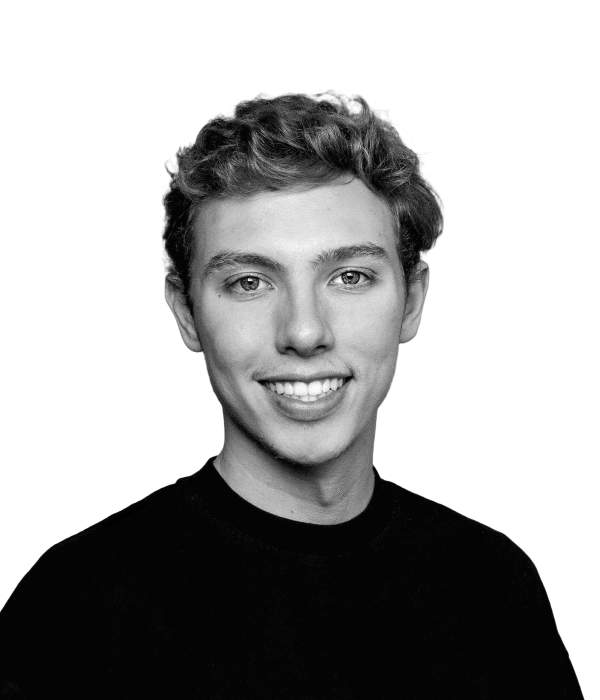
#> input picture assets/hosts/mark-bw.webp, 1200 x 1400 px, found by its file name (shown at 1/2 size); its folder holds 2 pictures in this run
$ python halftone.py
#> lines starting #> are read from the running program, lines starting #| are printed output that depends on the picture
"""Newsprint halftone hosts for direction C: black dots on transparent, dot area = darkness."""
import sys
import numpy as np
from PIL import Image, ImageDraw, ImageFilter

CELL, LIFT, GAMMA = 8, 0.22, 1.45
for who in ("mark", "simon"):
    src = Image.open(f"assets/hosts/{who}-bw.webp").convert("RGBA")
#> src is the input picture: PIL image 1200x1400 RGBA; mean R, G, B, A 26, 26, 26, 112.4
    W, H = src.size
#> W = 1200; H = 1400
    S = 3
    g = np.asarray(src.convert("L").filter(ImageFilter.GaussianBlur(1.2))).astype(np.float32) / 255
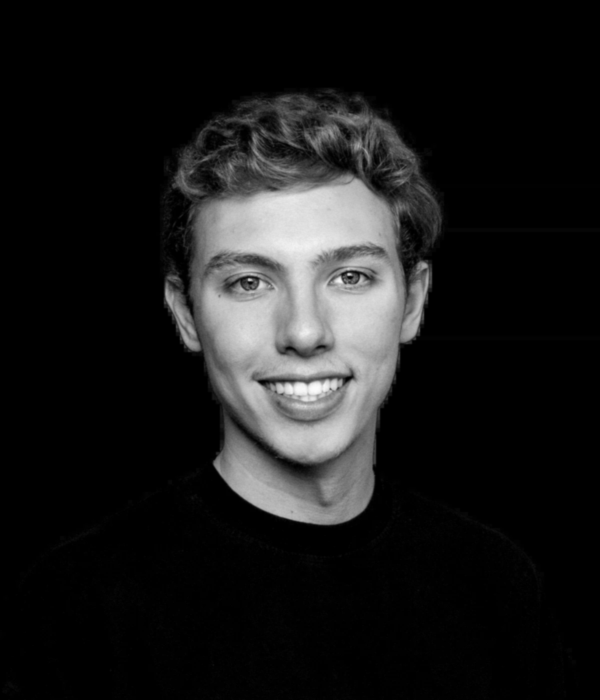
#> g: shape (1400, 1200) float32 (shown at 1/2 size); min 0, max 0.988, mean 0.102
    a = np.asarray(src.getchannel("A")).astype(np.float32) / 255
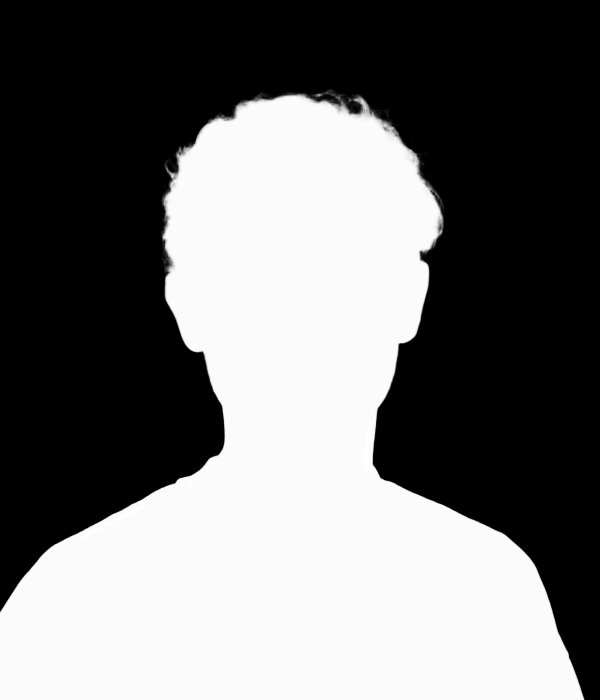
#> a: shape (1400, 1200) float32 (shown at 1/2 size); min 0, max 1, mean 0.441
    out = Image.new("L", (W * S, H * S), 0)
#> out: PIL image 3600x4200 L; every value is 0
    d = ImageDraw.Draw(out)
    ca = sa = np.sqrt(0.5)
    R = int(max(W, H) * 1.5)
#> R = 2100
    for i in range(-R // CELL, R // CELL):
        for j in range(-R // CELL, R // CELL):
            u, v = i * CELL, j * CELL
            x, y = W / 2 + u * ca - v * sa, H / 2 + u * sa + v * ca
            if not (0 <= x < W and 0 <= y < H):
                continue
            xi, yi = int(x), int(y)
            if a[yi, xi] < 0.35:
                continue
            dark = np.clip((1 - g[yi, xi] - LIFT) / (1 - LIFT), 0, 1) ** GAMMA
            r = CELL * 0.78 * np.sqrt(dark)
            if r < 0.45:
                continue
            d.ellipse([(x - r) * S, (y - r) * S, (x + r) * S, (y + r) * S], fill=255)
    mask = np.asarray(out.resize((W, H), Image.LANCZOS)).astype(np.float32)
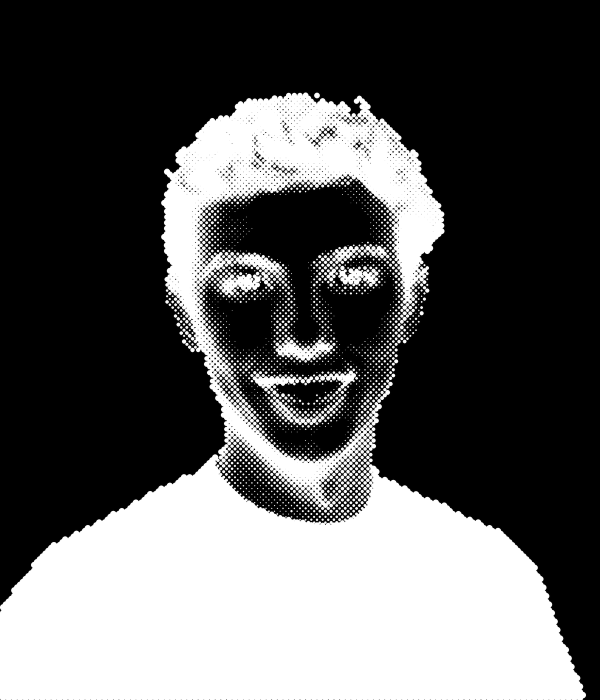
#> mask: shape (1400, 1200) float32 (shown at 1/2 size); min 0, max 255, mean 89.1
    m = np.minimum(mask, (a > 0.35) * 255)
    res = Image.new("RGBA", (W, H), (10, 10, 10, 0))
    res.putalpha(Image.fromarray(m.astype(np.uint8)))
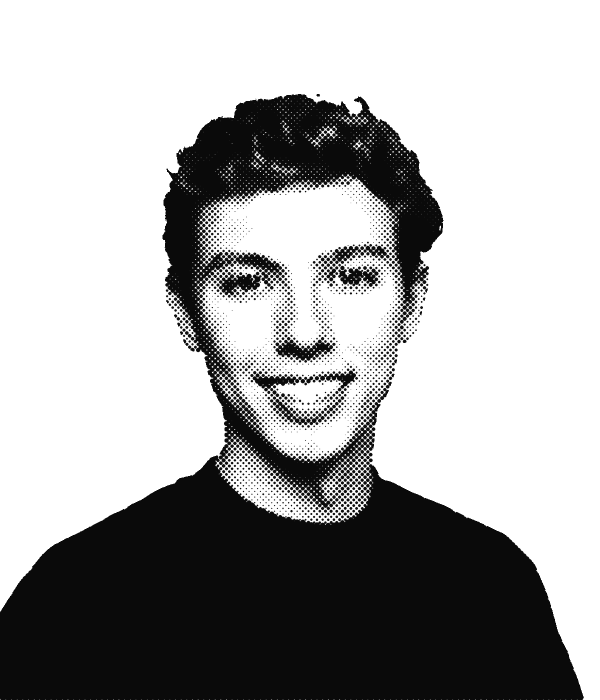
#> res: PIL image 1200x1400 RGBA (shown at 1/2 size); mean R, G, B, A 10, 10, 10, 88.2; transparent parts drawn white
    res.save(f"assets/hosts/{who}-halftone.webp", "WEBP", quality=92, method=6)
    print(who, "ok")
#> pass 2 of the loop `for who in ("mark", "simon"):`:
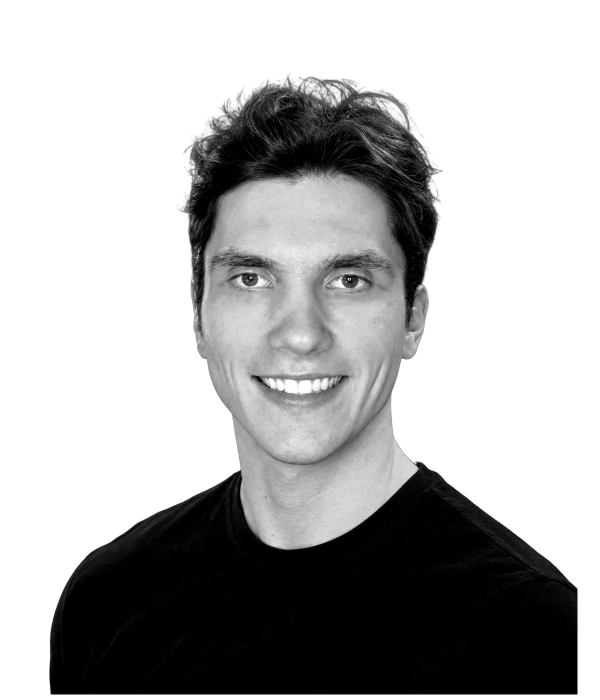
#> input picture assets/hosts/simon-bw.webp, 1200 x 1400 px, found by its file name (shown at 1/2 size)
#> src is the input picture: PIL image 1200x1400 RGBA; mean R, G, B, A 29.6, 29.6, 29.6, 108
#> `mask = np.asarray(out.resize((W, H), Image.LANCZOS)).astype(np.float32)`:
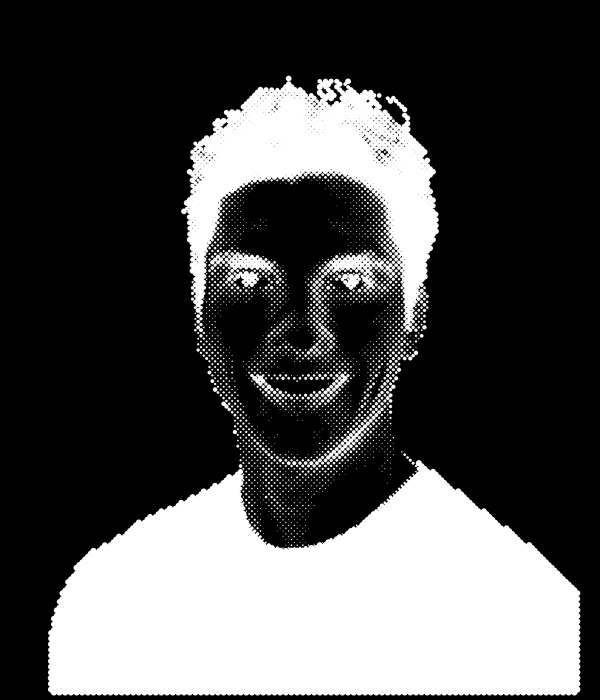
#> mask: shape (1400, 1200) float32 (shown at 1/2 size); min 0, max 255, mean 76.7
#> `res.putalpha(Image.fromarray(m.astype(np.uint8)))`:
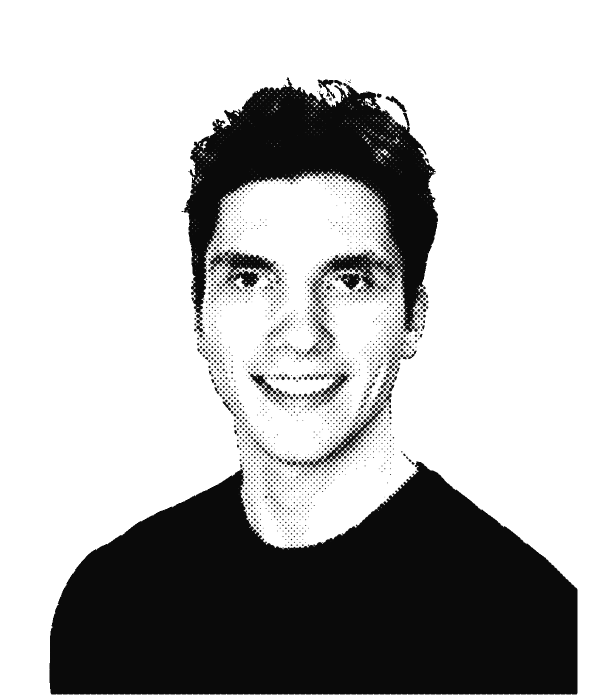
#> res: PIL image 1200x1400 RGBA (shown at 1/2 size); mean R, G, B, A 10, 10, 10, 75.4; transparent parts drawn white
